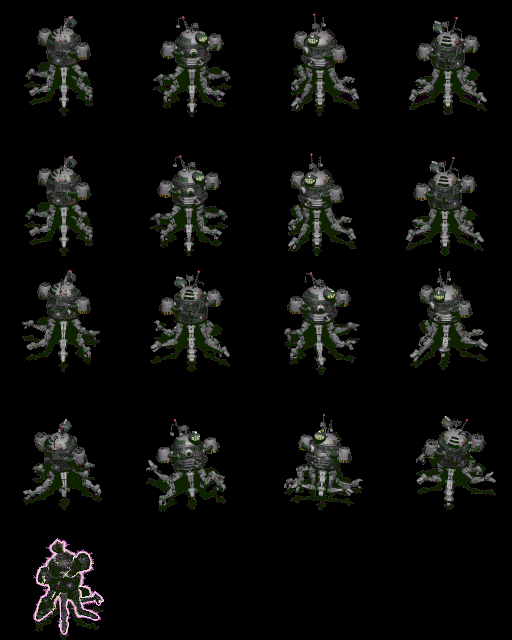

A level layout from a 2D game, rendered from its tile map. Below: a short description, then the map file with its tile-grid data intact:
An orthogonal 4x5 tile map with 128x128 px tiles, 1 tile layer (Tile Layer 1).

<map version="1.0" orientation="orthogonal" renderorder="right-down" width="4" height="5" tilewidth="128" tileheight="128" nextobjectid="1">
 <tileset firstgid="1" name="Mr_Handy_Mr_Handy" tilewidth="128" tileheight="128" tilecount="256" columns="16">
  <image source="Mr_Handy_Mr_Handy.png" width="2048" height="2048" />
  <tile id="0">
   <properties>
    <property name="idle" value="top_right" />
   </properties>
   <animation>
    <frame tileid="0" duration="100" />
    <frame tileid="1" duration="100" />
    <frame tileid="2" duration="100" />
    <frame tileid="3" duration="100" />
    <frame tileid="4" duration="100" />
    <frame tileid="5" duration="100" />
    <frame tileid="6" duration="100" />
    <frame tileid="7" duration="100" />
    <frame tileid="8" duration="100" />
   </animation>
  </tile>
  <tile id="10">
   <properties>
    <property name="die" value="top_left" />
   </properties>
   <animation>
    <frame tileid="10" duration="100" />
    <frame tileid="11" duration="100" />
    <frame tileid="12" duration="100" />
    <frame tileid="13" duration="100" />
    <frame tileid="14" duration="100" />
    <frame tileid="15" duration="100" />
    <frame tileid="26" duration="100" />
    <frame tileid="27" duration="100" />
    <frame tileid="28" duration="100" />
    <frame tileid="29" duration="100" />
   </animation>
  </tile>
  <tile id="16">
   <properties>
    <property name="idle" value="bottom_right" />
   </properties>
   <animation>
    <frame tileid="16" duration="100" />
    <frame tileid="17" duration="100" />
    <frame tileid="18" duration="100" />
    <frame tileid="19" duration="100" />
    <frame tileid="20" duration="100" />
    <frame tileid="21" duration="100" />
    <frame tileid="22" duration="100" />
    <frame tileid="23" duration="100" />
    <frame tileid="24" duration="100" />
   </animation>
  </tile>
  <tile id="32">
   <properties>
    <property name="idle" value="bottom_left" />
   </properties>
   <animation>
    <frame tileid="32" duration="100" />
    <frame tileid="33" duration="100" />
    <frame tileid="34" duration="100" />
    <frame tileid="35" duration="100" />
    <frame tileid="36" duration="100" />
    <frame tileid="37" duration="100" />
    <frame tileid="38" duration="100" />
    <frame tileid="39" duration="100" />
    <frame tileid="40" duration="100" />
   </animation>
  </tile>
  <tile id="48">
   <properties>
    <property name="idle" value="top_left" />
   </properties>
   <animation>
    <frame tileid="48" duration="100" />
    <frame tileid="49" duration="100" />
    <frame tileid="50" duration="100" />
    <frame tileid="51" duration="100" />
    <frame tileid="52" duration="100" />
    <frame tileid="53" duration="100" />
    <frame tileid="54" duration="100" />
    <frame tileid="55" duration="100" />
    <frame tileid="56" duration="100" />
   </animation>
  </tile>
  <tile id="64">
   <properties>
    <property name="walk" value="top_right" />
   </properties>
   <animation>
    <frame tileid="64" duration="100" />
    <frame tileid="65" duration="100" />
    <frame tileid="66" duration="100" />
    <frame tileid="67" duration="100" />
    <frame tileid="68" duration="100" />
    <frame tileid="69" duration="100" />
    <frame tileid="70" duration="100" />
    <frame tileid="71" duration="100" />
   </animation>
  </tile>
  <tile id="80">
   <properties>
    <property name="walk" value="bottom_right" />
   </properties>
   <animation>
    <frame tileid="80" duration="100" />
    <frame tileid="81" duration="100" />
    <frame tileid="82" duration="100" />
    <frame tileid="83" duration="100" />
    <frame tileid="84" duration="100" />
    <frame tileid="85" duration="100" />
    <frame tileid="86" duration="100" />
    <frame tileid="87" duration="100" />
   </animation>
  </tile>
  <tile id="96">
   <properties>
    <property name="walk" value="bottom_left" />
   </properties>
   <animation>
    <frame tileid="96" duration="100" />
    <frame tileid="97" duration="100" />
    <frame tileid="98" duration="100" />
    <frame tileid="99" duration="100" />
    <frame tileid="100" duration="100" />
    <frame tileid="101" duration="100" />
    <frame tileid="102" duration="100" />
    <frame tileid="103" duration="100" />
   </animation>
  </tile>
  <tile id="112">
   <properties>
    <property name="walk" value="top_left" />
   </properties>
   <animation>
    <frame tileid="112" duration="100" />
    <frame tileid="113" duration="100" />
    <frame tileid="114" duration="100" />
    <frame tileid="115" duration="100" />
    <frame tileid="116" duration="100" />
    <frame tileid="117" duration="100" />
    <frame tileid="118" duration="100" />
    <frame tileid="119" duration="100" />
   </animation>
  </tile>
  <tile id="128">
   <properties>
    <property name="attack" value="top_right" />
   </properties>
   <animation>
    <frame tileid="128" duration="100" />
    <frame tileid="129" duration="100" />
    <frame tileid="130" duration="100" />
    <frame tileid="131" duration="100" />
    <frame tileid="132" duration="100" />
    <frame tileid="133" duration="100" />
    <frame tileid="134" duration="100" />
    <frame tileid="135" duration="100" />
    <frame tileid="136" duration="100" />
   </animation>
  </tile>
  <tile id="144">
   <properties>
    <property name="attack" value="top_left" />
   </properties>
   <animation>
    <frame tileid="152" duration="100" />
    <frame tileid="144" duration="100" />
    <frame tileid="145" duration="100" />
    <frame tileid="146" duration="100" />
    <frame tileid="147" duration="100" />
    <frame tileid="148" duration="100" />
    <frame tileid="149" duration="100" />
    <frame tileid="150" duration="100" />
    <frame tileid="151" duration="100" />
    <frame tileid="152" duration="100" />
   </animation>
  </tile>
  <tile id="160">
   <properties>
    <property name="attack" value="bottom_right" />
   </properties>
   <animation>
    <frame tileid="160" duration="100" />
    <frame tileid="161" duration="100" />
    <frame tileid="162" duration="100" />
    <frame tileid="163" duration="100" />
    <frame tileid="164" duration="100" />
    <frame tileid="165" duration="100" />
    <frame tileid="166" duration="100" />
    <frame tileid="167" duration="100" />
    <frame tileid="168" duration="100" />
   </animation>
  </tile>
  <tile id="176">
   <properties>
    <property name="attack" value="bottom_left" />
   </properties>
   <animation>
    <frame tileid="176" duration="100" />
    <frame tileid="177" duration="100" />
    <frame tileid="178" duration="100" />
    <frame tileid="179" duration="100" />
    <frame tileid="180" duration="100" />
    <frame tileid="181" duration="100" />
    <frame tileid="182" duration="100" />
    <frame tileid="183" duration="100" />
    <frame tileid="184" duration="100" />
   </animation>
  </tile>
  <tile id="192">
   <properties>
    <property name="hit" value="top_right" />
   </properties>
   <animation>
    <frame tileid="192" duration="100" />
    <frame tileid="193" duration="100" />
    <frame tileid="194" duration="100" />
    <frame tileid="195" duration="100" />
    <frame tileid="196" duration="100" />
    <frame tileid="197" duration="100" />
    <frame tileid="198" duration="100" />
    <frame tileid="199" duration="100" />
    <frame tileid="200" duration="100" />
    <frame tileid="201" duration="100" />
   </animation>
  </tile>
  <tile id="208">
   <properties>
    <property name="hit" value="bottom_right" />
   </properties>
   <animation>
    <frame tileid="208" duration="100" />
    <frame tileid="209" duration="100" />
    <frame tileid="210" duration="100" />
    <frame tileid="211" duration="100" />
    <frame tileid="212" duration="100" />
    <frame tileid="213" duration="100" />
    <frame tileid="214" duration="100" />
    <frame tileid="215" duration="100" />
    <frame tileid="216" duration="100" />
    <frame tileid="217" duration="100" />
   </animation>
  </tile>
  <tile id="224">
   <properties>
    <property name="hit" value="bottom_left" />
   </properties>
   <animation>
    <frame tileid="224" duration="100" />
    <frame tileid="225" duration="100" />
    <frame tileid="226" duration="100" />
    <frame tileid="227" duration="100" />
    <frame tileid="228" duration="100" />
    <frame tileid="229" duration="100" />
    <frame tileid="230" duration="100" />
    <frame tileid="231" duration="100" />
    <frame tileid="232" duration="100" />
    <frame tileid="233" duration="100" />
   </animation>
  </tile>
  <tile id="240">
   <properties>
    <property name="hit" value="top_right" />
   </properties>
   <animation>
    <frame tileid="240" duration="100" />
    <frame tileid="241" duration="100" />
    <frame tileid="242" duration="100" />
    <frame tileid="243" duration="100" />
    <frame tileid="244" duration="100" />
    <frame tileid="245" duration="100" />
    <frame tileid="246" duration="100" />
    <frame tileid="247" duration="100" />
    <frame tileid="248" duration="100" />
    <frame tileid="249" duration="100" />
   </animation>
  </tile>
 </tileset>
 <layer name="Tile Layer 1" width="4" height="5">
  <properties>
   <property name="attack" value="top_right" />
  </properties>
  <data>
   <tile gid="1" />
   <tile gid="17" />
   <tile gid="33" />
   <tile gid="49" />
   <tile gid="65" />
   <tile gid="81" />
   <tile gid="97" />
   <tile gid="113" />
   <tile gid="129" />
   <tile gid="145" />
   <tile gid="161" />
   <tile gid="177" />
   <tile gid="193" />
   <tile gid="209" />
   <tile gid="225" />
   <tile gid="241" />
   <tile gid="11" />
   <tile gid="0" />
   <tile gid="0" />
   <tile gid="0" />
  </data>
 </layer>
</map>
